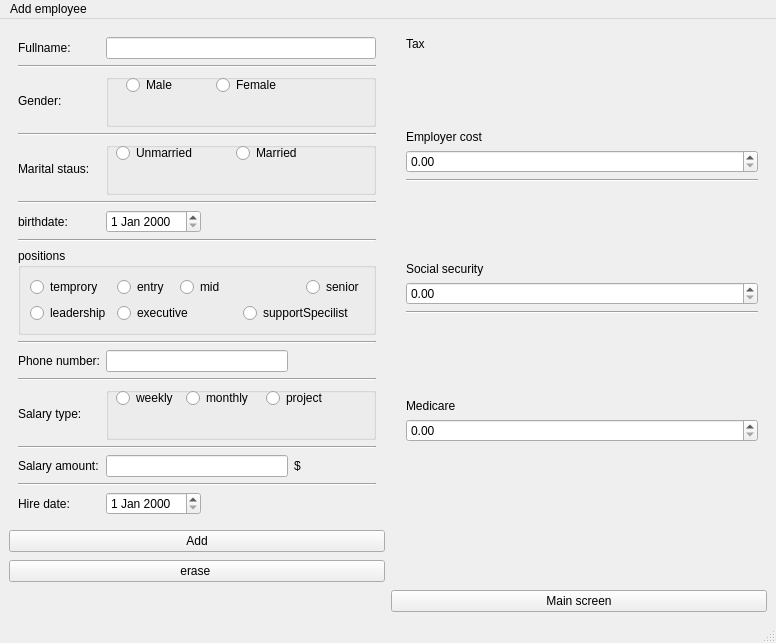
<?xml version="1.0" encoding="UTF-8"?>
<ui version="4.0">
 <class>addemployeewindow</class>
 <widget class="QMainWindow" name="addemployeewindow">
  <property name="geometry">
   <rect>
    <x>0</x>
    <y>0</y>
    <width>776</width>
    <height>643</height>
   </rect>
  </property>
  <property name="windowTitle">
   <string>MainWindow</string>
  </property>
  <widget class="QWidget" name="centralwidget">
   <layout class="QGridLayout" name="gridLayout">
    <item row="2" column="0" rowspan="2">
     <widget class="QPushButton" name="Erase">
      <property name="text">
       <string>erase </string>
      </property>
     </widget>
    </item>
    <item row="1" column="0">
     <widget class="QPushButton" name="addbtn">
      <property name="text">
       <string>Add</string>
      </property>
     </widget>
    </item>
    <item row="4" column="1">
     <widget class="QPushButton" name="backToMain">
      <property name="text">
       <string>Main screen</string>
      </property>
     </widget>
    </item>
    <item row="1" column="1" rowspan="2">
     <spacer name="verticalSpacer_3">
      <property name="orientation">
       <enum>Qt::Orientation::Vertical</enum>
      </property>
      <property name="sizeHint" stdset="0">
       <size>
        <width>20</width>
        <height>40</height>
       </size>
      </property>
     </spacer>
    </item>
    <item row="0" column="0">
     <widget class="QWidget" name="fram1" native="true">
      <layout class="QGridLayout" name="gridLayout_2">
       <item row="5" column="0" colspan="4">
        <widget class="Line" name="line_3">
         <property name="orientation">
          <enum>Qt::Orientation::Horizontal</enum>
         </property>
        </widget>
       </item>
       <item row="2" column="0">
        <widget class="QLabel" name="label_3">
         <property name="text">
          <string>Gender:</string>
         </property>
        </widget>
       </item>
       <item row="10" column="0" colspan="4">
        <widget class="Line" name="line">
         <property name="orientation">
          <enum>Qt::Orientation::Horizontal</enum>
         </property>
        </widget>
       </item>
       <item row="15" column="1" colspan="2">
        <widget class="QLineEdit" name="Salaryamount"/>
       </item>
       <item row="8" column="0" colspan="4">
        <widget class="QGroupBox" name="positonGroupBox">
         <property name="sizePolicy">
          <sizepolicy hsizetype="Preferred" vsizetype="Minimum">
           <horstretch>0</horstretch>
           <verstretch>0</verstretch>
          </sizepolicy>
         </property>
         <property name="title">
          <string>positions</string>
         </property>
         <layout class="QGridLayout" name="gridLayout_4">
          <item row="0" column="4">
           <widget class="QRadioButton" name="radioButton_8">
            <property name="text">
             <string>senior</string>
            </property>
           </widget>
          </item>
          <item row="1" column="0">
           <widget class="QRadioButton" name="radioButton_9">
            <property name="text">
             <string>leadership</string>
            </property>
           </widget>
          </item>
          <item row="0" column="0">
           <widget class="QRadioButton" name="radioButton_5">
            <property name="text">
             <string>temprory</string>
            </property>
           </widget>
          </item>
          <item row="1" column="1" colspan="2">
           <widget class="QRadioButton" name="radioButton_10">
            <property name="text">
             <string>executive</string>
            </property>
           </widget>
          </item>
          <item row="0" column="2" colspan="2">
           <widget class="QRadioButton" name="radioButton_7">
            <property name="text">
             <string>mid</string>
            </property>
           </widget>
          </item>
          <item row="0" column="1">
           <widget class="QRadioButton" name="radioButton_6">
            <property name="text">
             <string>entry</string>
            </property>
           </widget>
          </item>
          <item row="1" column="3" colspan="2">
           <widget class="QRadioButton" name="radioButton_11">
            <property name="text">
             <string>supportSpecilist</string>
            </property>
           </widget>
          </item>
         </layout>
        </widget>
       </item>
       <item row="4" column="1" colspan="3">
        <widget class="QGroupBox" name="maritalGroupBox">
         <property name="title">
          <string/>
         </property>
         <widget class="QRadioButton" name="unmarriedB">
          <property name="geometry">
           <rect>
            <x>10</x>
            <y>0</y>
            <width>81</width>
            <height>22</height>
           </rect>
          </property>
          <property name="text">
           <string>Unmarried</string>
          </property>
         </widget>
         <widget class="QRadioButton" name="marriedB">
          <property name="geometry">
           <rect>
            <x>130</x>
            <y>0</y>
            <width>109</width>
            <height>22</height>
           </rect>
          </property>
          <property name="text">
           <string>Married</string>
          </property>
         </widget>
        </widget>
       </item>
       <item row="4" column="0">
        <widget class="QLabel" name="label_2">
         <property name="text">
          <string>Marital staus:</string>
         </property>
        </widget>
       </item>
       <item row="7" column="0" colspan="4">
        <widget class="Line" name="line_2">
         <property name="orientation">
          <enum>Qt::Orientation::Horizontal</enum>
         </property>
        </widget>
       </item>
       <item row="12" column="0" colspan="4">
        <widget class="Line" name="line_6">
         <property name="orientation">
          <enum>Qt::Orientation::Horizontal</enum>
         </property>
        </widget>
       </item>
       <item row="3" column="0" colspan="4">
        <widget class="Line" name="line_4">
         <property name="orientation">
          <enum>Qt::Orientation::Horizontal</enum>
         </property>
        </widget>
       </item>
       <item row="13" column="1" colspan="3">
        <widget class="QGroupBox" name="salarytypeGroupBox">
         <property name="title">
          <string/>
         </property>
         <widget class="QRadioButton" name="monthlyB">
          <property name="geometry">
           <rect>
            <x>80</x>
            <y>0</y>
            <width>70</width>
            <height>22</height>
           </rect>
          </property>
          <property name="text">
           <string>monthly</string>
          </property>
         </widget>
         <widget class="QRadioButton" name="projectB">
          <property name="geometry">
           <rect>
            <x>160</x>
            <y>0</y>
            <width>62</width>
            <height>22</height>
           </rect>
          </property>
          <property name="text">
           <string>project</string>
          </property>
         </widget>
         <widget class="QRadioButton" name="weeklyB">
          <property name="geometry">
           <rect>
            <x>10</x>
            <y>0</y>
            <width>61</width>
            <height>22</height>
           </rect>
          </property>
          <property name="text">
           <string>weekly</string>
          </property>
         </widget>
        </widget>
       </item>
       <item row="11" column="1" colspan="2">
        <widget class="QLineEdit" name="phoneNumber"/>
       </item>
       <item row="15" column="0">
        <widget class="QLabel" name="label_7">
         <property name="text">
          <string>Salary amount:</string>
         </property>
        </widget>
       </item>
       <item row="6" column="1">
        <widget class="QDateEdit" name="birthdate"/>
       </item>
       <item row="6" column="0">
        <widget class="QLabel" name="label_5">
         <property name="text">
          <string>birthdate:</string>
         </property>
        </widget>
       </item>
       <item row="11" column="0">
        <widget class="QLabel" name="label_4">
         <property name="text">
          <string>Phone number:</string>
         </property>
        </widget>
       </item>
       <item row="13" column="0">
        <widget class="QLabel" name="label_6">
         <property name="text">
          <string>Salary type:</string>
         </property>
        </widget>
       </item>
       <item row="15" column="3">
        <widget class="QLabel" name="label_13">
         <property name="text">
          <string>$</string>
         </property>
        </widget>
       </item>
       <item row="17" column="1">
        <widget class="QDateEdit" name="Hiredate"/>
       </item>
       <item row="2" column="1" colspan="3">
        <widget class="QGroupBox" name="genderGroupBox">
         <property name="title">
          <string/>
         </property>
         <widget class="QRadioButton" name="femaleB">
          <property name="geometry">
           <rect>
            <x>110</x>
            <y>0</y>
            <width>81</width>
            <height>22</height>
           </rect>
          </property>
          <property name="text">
           <string>Female</string>
          </property>
         </widget>
         <widget class="QRadioButton" name="maleB">
          <property name="geometry">
           <rect>
            <x>20</x>
            <y>0</y>
            <width>86</width>
            <height>22</height>
           </rect>
          </property>
          <property name="text">
           <string>Male</string>
          </property>
         </widget>
        </widget>
       </item>
       <item row="14" column="0" colspan="4">
        <widget class="Line" name="line_7">
         <property name="orientation">
          <enum>Qt::Orientation::Horizontal</enum>
         </property>
        </widget>
       </item>
       <item row="16" column="0" colspan="4">
        <widget class="Line" name="line_8">
         <property name="orientation">
          <enum>Qt::Orientation::Horizontal</enum>
         </property>
        </widget>
       </item>
       <item row="0" column="1" colspan="3">
        <widget class="QLineEdit" name="name"/>
       </item>
       <item row="0" column="0">
        <widget class="QLabel" name="label">
         <property name="text">
          <string>Fullname:</string>
         </property>
        </widget>
       </item>
       <item row="17" column="0">
        <widget class="QLabel" name="label_8">
         <property name="text">
          <string>Hire date:</string>
         </property>
        </widget>
       </item>
       <item row="1" column="0" colspan="4">
        <widget class="Line" name="line_5">
         <property name="orientation">
          <enum>Qt::Orientation::Horizontal</enum>
         </property>
        </widget>
       </item>
      </layout>
     </widget>
    </item>
    <item row="0" column="1">
     <widget class="QWidget" name="widget_2" native="true">
      <layout class="QFormLayout" name="formLayout">
       <item row="0" column="1">
        <widget class="QLabel" name="label_9">
         <property name="text">
          <string>Tax</string>
         </property>
        </widget>
       </item>
       <item row="2" column="1">
        <spacer name="verticalSpacer">
         <property name="orientation">
          <enum>Qt::Orientation::Vertical</enum>
         </property>
         <property name="sizeHint" stdset="0">
          <size>
           <width>20</width>
           <height>18</height>
          </size>
         </property>
        </spacer>
       </item>
       <item row="3" column="0">
        <widget class="Line" name="line_9">
         <property name="orientation">
          <enum>Qt::Orientation::Horizontal</enum>
         </property>
        </widget>
       </item>
       <item row="3" column="1">
        <widget class="QLabel" name="label_10">
         <property name="text">
          <string>Employer cost</string>
         </property>
        </widget>
       </item>
       <item row="4" column="1">
        <widget class="QDoubleSpinBox" name="employerSpinbox"/>
       </item>
       <item row="5" column="1">
        <widget class="Line" name="line_10">
         <property name="orientation">
          <enum>Qt::Orientation::Horizontal</enum>
         </property>
        </widget>
       </item>
       <item row="7" column="1">
        <spacer name="verticalSpacer_5">
         <property name="orientation">
          <enum>Qt::Orientation::Vertical</enum>
         </property>
         <property name="sizeHint" stdset="0">
          <size>
           <width>20</width>
           <height>40</height>
          </size>
         </property>
        </spacer>
       </item>
       <item row="8" column="1">
        <widget class="QLabel" name="label_12">
         <property name="text">
          <string>Social security</string>
         </property>
        </widget>
       </item>
       <item row="10" column="0">
        <widget class="QWidget" name="widget_3" native="true"/>
       </item>
       <item row="10" column="1">
        <widget class="QDoubleSpinBox" name="doubleSpinBox_3"/>
       </item>
       <item row="11" column="1">
        <widget class="Line" name="line_11">
         <property name="orientation">
          <enum>Qt::Orientation::Horizontal</enum>
         </property>
        </widget>
       </item>
       <item row="12" column="1">
        <widget class="QWidget" name="widget_6" native="true"/>
       </item>
       <item row="13" column="1">
        <spacer name="verticalSpacer_2">
         <property name="orientation">
          <enum>Qt::Orientation::Vertical</enum>
         </property>
         <property name="sizeHint" stdset="0">
          <size>
           <width>20</width>
           <height>40</height>
          </size>
         </property>
        </spacer>
       </item>
       <item row="14" column="1">
        <widget class="QLabel" name="label_11">
         <property name="text">
          <string>Medicare</string>
         </property>
        </widget>
       </item>
       <item row="15" column="1">
        <widget class="QDoubleSpinBox" name="doubleSpinBox"/>
       </item>
       <item row="16" column="1">
        <spacer name="verticalSpacer_4">
         <property name="orientation">
          <enum>Qt::Orientation::Vertical</enum>
         </property>
         <property name="sizeHint" stdset="0">
          <size>
           <width>20</width>
           <height>40</height>
          </size>
         </property>
        </spacer>
       </item>
      </layout>
     </widget>
    </item>
   </layout>
  </widget>
  <widget class="QMenuBar" name="menubar">
   <property name="geometry">
    <rect>
     <x>0</x>
     <y>0</y>
     <width>776</width>
     <height>21</height>
    </rect>
   </property>
   <widget class="QMenu" name="menuAdd_employee">
    <property name="title">
     <string>Add employee</string>
    </property>
   </widget>
   <addaction name="menuAdd_employee"/>
  </widget>
  <widget class="QStatusBar" name="statusbar"/>
 </widget>
 <resources/>
 <connections/>
</ui>
